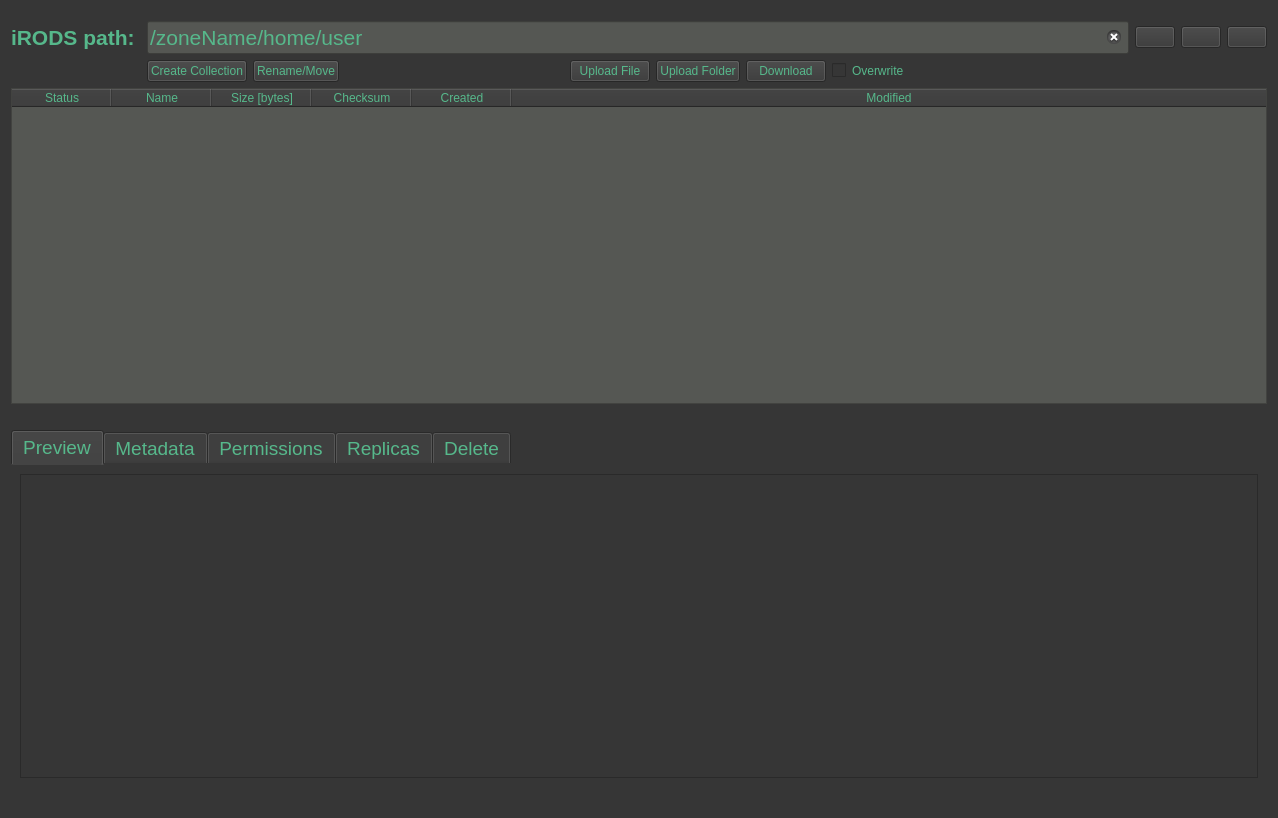
<?xml version="1.0" encoding="UTF-8"?>
<ui version="4.0">
 <class>tabBrowser</class>
 <widget class="QWidget" name="tabBrowser">
  <property name="geometry">
   <rect>
    <x>0</x>
    <y>0</y>
    <width>1278</width>
    <height>818</height>
   </rect>
  </property>
  <property name="windowTitle">
   <string>Form</string>
  </property>
  <property name="styleSheet">
   <string notr="true">QWidget
{
    color: rgb(86, 184, 139);
    background-color: rgb(54, 54, 54);
    border-color: rgb(86, 184, 139);
    selection-background-color: rgb(58, 152, 112);
}

QTabWidget
{
    background-color: rgb(85, 87, 83);
    font: 14pt
}

QTableWidget
{
    background-color: rgb(85, 87, 83);
    selection-background-color: rgb(58, 152, 112);
    border-color: rgb(86, 184, 139);
}

QLabel#error_label
{
    color: rgb(217, 174, 23);
}

QLineEdit
{
    background-color: rgb(85, 87, 83);
    border-color: rgb(86, 184, 139);
}

QPushButton#confirm_button
{
    background-color: rgb(86, 184, 139);
    color: rgb(46, 52, 54);
}</string>
  </property>
  <layout class="QVBoxLayout" name="verticalLayout">
   <item>
    <spacer name="verticalSpacer_13">
     <property name="orientation">
      <enum>Qt::Vertical</enum>
     </property>
     <property name="sizeType">
      <enum>QSizePolicy::Minimum</enum>
     </property>
     <property name="sizeHint" stdset="0">
      <size>
       <width>20</width>
       <height>10</height>
      </size>
     </property>
    </spacer>
   </item>
   <item>
    <layout class="QGridLayout" name="gridLayout">
     <item row="0" column="0">
      <widget class="QLabel" name="label_2">
       <property name="font">
        <font>
         <pointsize>16</pointsize>
         <bold>true</bold>
        </font>
       </property>
       <property name="text">
        <string>iRODS path: </string>
       </property>
      </widget>
     </item>
     <item row="0" column="1">
      <widget class="QLineEdit" name="path_input">
       <property name="font">
        <font>
         <pointsize>16</pointsize>
        </font>
       </property>
       <property name="styleSheet">
        <string notr="true"/>
       </property>
       <property name="text">
        <string>/zoneName/home/user</string>
       </property>
       <property name="echoMode">
        <enum>QLineEdit::Normal</enum>
       </property>
       <property name="placeholderText">
        <string/>
       </property>
       <property name="clearButtonEnabled">
        <bool>true</bool>
       </property>
      </widget>
     </item>
     <item row="0" column="2">
      <widget class="QPushButton" name="refresh_button">
       <property name="text">
        <string/>
       </property>
       <property name="icon">
        <iconset>
         <normaloff>../icons/refresh.png</normaloff>../icons/refresh.png</iconset>
       </property>
      </widget>
     </item>
     <item row="0" column="3">
      <widget class="QPushButton" name="parent_button">
       <property name="enabled">
        <bool>true</bool>
       </property>
       <property name="text">
        <string/>
       </property>
       <property name="icon">
        <iconset>
         <normaloff>../icons/arrow-up.png</normaloff>../icons/arrow-up.png</iconset>
       </property>
      </widget>
     </item>
     <item row="0" column="4">
      <widget class="QPushButton" name="home_button">
       <property name="text">
        <string/>
       </property>
       <property name="icon">
        <iconset>
         <normaloff>../icons/home.png</normaloff>../icons/home.png</iconset>
       </property>
      </widget>
     </item>
     <item row="1" column="0">
      <layout class="QHBoxLayout" name="horizontalLayout_4"/>
     </item>
     <item row="1" column="1">
      <layout class="QHBoxLayout" name="horizontalLayout_5">
       <item>
        <widget class="QPushButton" name="create_coll_button">
         <property name="text">
          <string>Create Collection</string>
         </property>
        </widget>
       </item>
       <item>
        <widget class="QPushButton" name="rename_button">
         <property name="text">
          <string>Rename/Move</string>
         </property>
        </widget>
       </item>
       <item>
        <spacer name="horizontalSpacer_2">
         <property name="orientation">
          <enum>Qt::Horizontal</enum>
         </property>
         <property name="sizeHint" stdset="0">
          <size>
           <width>40</width>
           <height>20</height>
          </size>
         </property>
        </spacer>
       </item>
       <item>
        <widget class="QPushButton" name="upload_file_button">
         <property name="text">
          <string>Upload File</string>
         </property>
        </widget>
       </item>
       <item>
        <widget class="QPushButton" name="upload_dir_button">
         <property name="text">
          <string>Upload Folder</string>
         </property>
        </widget>
       </item>
       <item>
        <widget class="QPushButton" name="download_button">
         <property name="text">
          <string>Download</string>
         </property>
        </widget>
       </item>
       <item>
        <widget class="QCheckBox" name="overwrite">
         <property name="text">
          <string>Overwrite</string>
         </property>
        </widget>
       </item>
       <item>
        <spacer name="horizontalSpacer">
         <property name="orientation">
          <enum>Qt::Horizontal</enum>
         </property>
         <property name="sizeHint" stdset="0">
          <size>
           <width>40</width>
           <height>20</height>
          </size>
         </property>
        </spacer>
       </item>
      </layout>
     </item>
    </layout>
   </item>
   <item>
    <widget class="QTableWidget" name="browser_table">
     <property name="minimumSize">
      <size>
       <width>0</width>
       <height>250</height>
      </size>
     </property>
     <property name="styleSheet">
      <string notr="true"/>
     </property>
     <property name="sizeAdjustPolicy">
      <enum>QAbstractScrollArea::AdjustToContents</enum>
     </property>
     <property name="editTriggers">
      <set>QAbstractItemView::NoEditTriggers</set>
     </property>
     <property name="tabKeyNavigation">
      <bool>false</bool>
     </property>
     <property name="showDropIndicator" stdset="0">
      <bool>false</bool>
     </property>
     <property name="dragDropOverwriteMode">
      <bool>false</bool>
     </property>
     <property name="alternatingRowColors">
      <bool>false</bool>
     </property>
     <property name="selectionMode">
      <enum>QAbstractItemView::SingleSelection</enum>
     </property>
     <property name="selectionBehavior">
      <enum>QAbstractItemView::SelectRows</enum>
     </property>
     <property name="sortingEnabled">
      <bool>false</bool>
     </property>
     <attribute name="horizontalHeaderStretchLastSection">
      <bool>true</bool>
     </attribute>
     <column>
      <property name="text">
       <string notr="true">Status</string>
      </property>
      <property name="toolTip">
       <string notr="true"/>
      </property>
      <property name="whatsThis">
       <string notr="true"/>
      </property>
     </column>
     <column>
      <property name="text">
       <string>Name</string>
      </property>
     </column>
     <column>
      <property name="text">
       <string>Size [bytes]</string>
      </property>
     </column>
     <column>
      <property name="text">
       <string>Checksum</string>
      </property>
     </column>
     <column>
      <property name="text">
       <string>Created</string>
      </property>
     </column>
     <column>
      <property name="text">
       <string>Modified</string>
      </property>
     </column>
    </widget>
   </item>
   <item>
    <spacer name="verticalSpacer_12">
     <property name="orientation">
      <enum>Qt::Vertical</enum>
     </property>
     <property name="sizeType">
      <enum>QSizePolicy::Minimum</enum>
     </property>
     <property name="sizeHint" stdset="0">
      <size>
       <width>20</width>
       <height>20</height>
      </size>
     </property>
    </spacer>
   </item>
   <item>
    <widget class="QTabWidget" name="info_tabs">
     <property name="styleSheet">
      <string notr="true"/>
     </property>
     <property name="currentIndex">
      <number>0</number>
     </property>
     <widget class="QWidget" name="preview">
      <property name="font">
       <font>
        <bold>false</bold>
       </font>
      </property>
      <property name="autoFillBackground">
       <bool>false</bool>
      </property>
      <attribute name="title">
       <string>Preview</string>
      </attribute>
      <layout class="QVBoxLayout" name="verticalLayout_2">
       <item>
        <widget class="QTextBrowser" name="preview_browser"/>
       </item>
      </layout>
     </widget>
     <widget class="QWidget" name="metadata">
      <attribute name="title">
       <string>Metadata</string>
      </attribute>
      <layout class="QHBoxLayout" name="horizontalLayout">
       <item>
        <widget class="QTableWidget" name="meta_table">
         <property name="minimumSize">
          <size>
           <width>600</width>
           <height>300</height>
          </size>
         </property>
         <property name="styleSheet">
          <string notr="true"/>
         </property>
         <property name="sizeAdjustPolicy">
          <enum>QAbstractScrollArea::AdjustToContents</enum>
         </property>
         <property name="editTriggers">
          <set>QAbstractItemView::NoEditTriggers</set>
         </property>
         <property name="selectionMode">
          <enum>QAbstractItemView::SingleSelection</enum>
         </property>
         <property name="selectionBehavior">
          <enum>QAbstractItemView::SelectRows</enum>
         </property>
         <property name="sortingEnabled">
          <bool>true</bool>
         </property>
         <column>
          <property name="text">
           <string>Key</string>
          </property>
         </column>
         <column>
          <property name="text">
           <string>Value</string>
          </property>
         </column>
         <column>
          <property name="text">
           <string>Units</string>
          </property>
         </column>
        </widget>
       </item>
       <item>
        <layout class="QGridLayout" name="gridLayout_2">
         <item row="7" column="2">
          <widget class="QPushButton" name="delete_meta_button">
           <property name="font">
            <font>
             <bold>true</bold>
            </font>
           </property>
           <property name="text">
            <string>Delete</string>
           </property>
          </widget>
         </item>
         <item row="6" column="0">
          <widget class="QLineEdit" name="meta_key_field"/>
         </item>
         <item row="4" column="0">
          <widget class="QLabel" name="label_4">
           <property name="text">
            <string>Key</string>
           </property>
          </widget>
         </item>
         <item row="4" column="2">
          <widget class="QLabel" name="label_5">
           <property name="text">
            <string>Units</string>
           </property>
          </widget>
         </item>
         <item row="6" column="1">
          <widget class="QLineEdit" name="meta_value_field"/>
         </item>
         <item row="7" column="1">
          <widget class="QPushButton" name="update_meta_button">
           <property name="font">
            <font>
             <bold>true</bold>
            </font>
           </property>
           <property name="text">
            <string>Set</string>
           </property>
          </widget>
         </item>
         <item row="9" column="0">
          <spacer name="verticalSpacer">
           <property name="orientation">
            <enum>Qt::Vertical</enum>
           </property>
           <property name="sizeHint" stdset="0">
            <size>
             <width>20</width>
             <height>40</height>
            </size>
           </property>
          </spacer>
         </item>
         <item row="0" column="0">
          <widget class="QLabel" name="label_3">
           <property name="font">
            <font>
             <pointsize>20</pointsize>
             <bold>true</bold>
            </font>
           </property>
           <property name="text">
            <string>Edit</string>
           </property>
          </widget>
         </item>
         <item row="4" column="1">
          <widget class="QLabel" name="label_6">
           <property name="text">
            <string>Value</string>
           </property>
          </widget>
         </item>
         <item row="6" column="2">
          <widget class="QLineEdit" name="meta_units_field"/>
         </item>
         <item row="7" column="0">
          <widget class="QPushButton" name="add_meta_button">
           <property name="font">
            <font>
             <bold>true</bold>
            </font>
           </property>
           <property name="text">
            <string>Add</string>
           </property>
          </widget>
         </item>
        </layout>
       </item>
      </layout>
     </widget>
     <widget class="QWidget" name="accession">
      <attribute name="title">
       <string>Permissions</string>
      </attribute>
      <layout class="QHBoxLayout" name="horizontalLayout_2">
       <item>
        <widget class="QTableWidget" name="acl_table">
         <property name="minimumSize">
          <size>
           <width>600</width>
           <height>0</height>
          </size>
         </property>
         <property name="styleSheet">
          <string notr="true"/>
         </property>
         <property name="sizeAdjustPolicy">
          <enum>QAbstractScrollArea::AdjustToContents</enum>
         </property>
         <property name="editTriggers">
          <set>QAbstractItemView::NoEditTriggers</set>
         </property>
         <property name="selectionMode">
          <enum>QAbstractItemView::SingleSelection</enum>
         </property>
         <property name="selectionBehavior">
          <enum>QAbstractItemView::SelectRows</enum>
         </property>
         <property name="sortingEnabled">
          <bool>true</bool>
         </property>
         <column>
          <property name="text">
           <string>User</string>
          </property>
         </column>
         <column>
          <property name="text">
           <string>Zone</string>
          </property>
         </column>
         <column>
          <property name="text">
           <string>Access</string>
          </property>
         </column>
         <column>
          <property name="text">
           <string>Inherit</string>
          </property>
         </column>
        </widget>
       </item>
       <item>
        <layout class="QGridLayout" name="gridLayout_4">
         <item row="0" column="0">
          <widget class="QLabel" name="label_11">
           <property name="font">
            <font>
             <pointsize>20</pointsize>
             <bold>true</bold>
            </font>
           </property>
           <property name="text">
            <string>Edit</string>
           </property>
          </widget>
         </item>
         <item row="4" column="0">
          <widget class="QLabel" name="label_13">
           <property name="text">
            <string>User name</string>
           </property>
          </widget>
         </item>
         <item row="4" column="1">
          <widget class="QLabel" name="label_8">
           <property name="text">
            <string>Zone name (optional)</string>
           </property>
          </widget>
         </item>
         <item row="4" column="2">
          <widget class="QLabel" name="label_10">
           <property name="text">
            <string>Access name</string>
           </property>
          </widget>
         </item>
         <item row="4" column="3">
          <widget class="QLabel" name="label_7">
           <property name="text">
            <string>Recursive</string>
           </property>
          </widget>
         </item>
         <item row="6" column="0">
          <widget class="QLineEdit" name="acl_user_field"/>
         </item>
         <item row="6" column="1">
          <widget class="QLineEdit" name="acl_zone_field"/>
         </item>
         <item row="6" column="2">
          <widget class="QComboBox" name="acl_box">
           <item>
            <property name="text">
             <string/>
            </property>
           </item>
           <item>
            <property name="text">
             <string>null</string>
            </property>
           </item>
           <item>
            <property name="text">
             <string>read</string>
            </property>
           </item>
           <item>
            <property name="text">
             <string>write</string>
            </property>
           </item>
           <item>
            <property name="text">
             <string>own</string>
            </property>
           </item>
           <item>
            <property name="text">
             <string>inherit</string>
            </property>
           </item>
           <item>
            <property name="text">
             <string>noinherit</string>
            </property>
           </item>
          </widget>
         </item>
         <item row="6" column="3">
          <widget class="QComboBox" name="recurisive_box">
           <item>
            <property name="text">
             <string>False</string>
            </property>
           </item>
           <item>
            <property name="text">
             <string>True</string>
            </property>
           </item>
          </widget>
         </item>
         <item row="6" column="4">
          <widget class="QPushButton" name="add_acl_button">
           <property name="font">
            <font>
             <bold>true</bold>
            </font>
           </property>
           <property name="text">
            <string>Add/Update</string>
           </property>
          </widget>
         </item>
         <item row="8" column="0">
          <spacer name="verticalSpacer_2">
           <property name="orientation">
            <enum>Qt::Vertical</enum>
           </property>
           <property name="sizeHint" stdset="0">
            <size>
             <width>20</width>
             <height>40</height>
            </size>
           </property>
          </spacer>
         </item>
         <item row="9" column="0">
          <widget class="QLabel" name="owner">
           <property name="text">
            <string>Owner: </string>
           </property>
          </widget>
         </item>
         <item row="9" column="1">
          <widget class="QLabel" name="owner_label">
           <property name="text">
            <string/>
           </property>
          </widget>
         </item>
        </layout>
       </item>
      </layout>
     </widget>
     <widget class="QWidget" name="replicas">
      <attribute name="title">
       <string>Replicas</string>
      </attribute>
      <layout class="QHBoxLayout" name="horizontalLayout_3">
       <item>
        <widget class="QTableWidget" name="replica_table">
         <property name="styleSheet">
          <string notr="true"/>
         </property>
         <property name="sizeAdjustPolicy">
          <enum>QAbstractScrollArea::AdjustToContents</enum>
         </property>
         <property name="editTriggers">
          <set>QAbstractItemView::NoEditTriggers</set>
         </property>
         <property name="selectionMode">
          <enum>QAbstractItemView::SingleSelection</enum>
         </property>
         <property name="selectionBehavior">
          <enum>QAbstractItemView::SelectRows</enum>
         </property>
         <property name="sortingEnabled">
          <bool>true</bool>
         </property>
         <column>
          <property name="text">
           <string>Replica</string>
          </property>
         </column>
         <column>
          <property name="text">
           <string>Hierarchy</string>
          </property>
         </column>
         <column>
          <property name="text">
           <string>Checksum</string>
          </property>
         </column>
         <column>
          <property name="text">
           <string>Size [bytes]</string>
          </property>
         </column>
         <column>
          <property name="text">
           <string>Status</string>
          </property>
         </column>
        </widget>
       </item>
      </layout>
     </widget>
     <widget class="QWidget" name="delete_2">
      <attribute name="title">
       <string>Delete</string>
      </attribute>
      <layout class="QHBoxLayout" name="horizontalLayout_6">
       <item>
        <widget class="QTextBrowser" name="delete_browser">
         <property name="html">
          <string>&lt;!DOCTYPE HTML PUBLIC &quot;-//W3C//DTD HTML 4.0//EN&quot; &quot;http://www.w3.org/TR/REC-html40/strict.dtd&quot;&gt;
&lt;html&gt;&lt;head&gt;&lt;meta name=&quot;qrichtext&quot; content=&quot;1&quot; /&gt;&lt;meta charset=&quot;utf-8&quot; /&gt;&lt;style type=&quot;text/css&quot;&gt;
p, li { white-space: pre-wrap; }
hr { height: 1px; border-width: 0; }
&lt;/style&gt;&lt;/head&gt;&lt;body style=&quot; font-family:'.AppleSystemUIFont'; font-size:13pt; font-weight:400; font-style:normal;&quot;&gt;
&lt;p style=&quot; margin-top:0px; margin-bottom:0px; margin-left:0px; margin-right:0px; -qt-block-indent:0; text-indent:0px;&quot;&gt;Summary&lt;/p&gt;&lt;/body&gt;&lt;/html&gt;</string>
         </property>
        </widget>
       </item>
       <item>
        <layout class="QVBoxLayout" name="verticalLayout_5">
         <item>
          <widget class="QPushButton" name="load_selection_button">
           <property name="text">
            <string>Delete</string>
           </property>
          </widget>
         </item>
         <item>
          <spacer name="verticalSpacer_15">
           <property name="orientation">
            <enum>Qt::Vertical</enum>
           </property>
           <property name="sizeType">
            <enum>QSizePolicy::Minimum</enum>
           </property>
           <property name="sizeHint" stdset="0">
            <size>
             <width>20</width>
             <height>30</height>
            </size>
           </property>
          </spacer>
         </item>
         <item>
          <widget class="QPushButton" name="confirm_button">
           <property name="font">
            <font>
             <pointsize>13</pointsize>
             <bold>true</bold>
            </font>
           </property>
           <property name="styleSheet">
            <string notr="true"/>
           </property>
           <property name="text">
            <string>Confirm</string>
           </property>
          </widget>
         </item>
        </layout>
       </item>
      </layout>
     </widget>
    </widget>
   </item>
   <item>
    <widget class="QLabel" name="error_label">
     <property name="styleSheet">
      <string notr="true"/>
     </property>
     <property name="text">
      <string/>
     </property>
    </widget>
   </item>
  </layout>
 </widget>
 <resources/>
 <connections/>
</ui>
